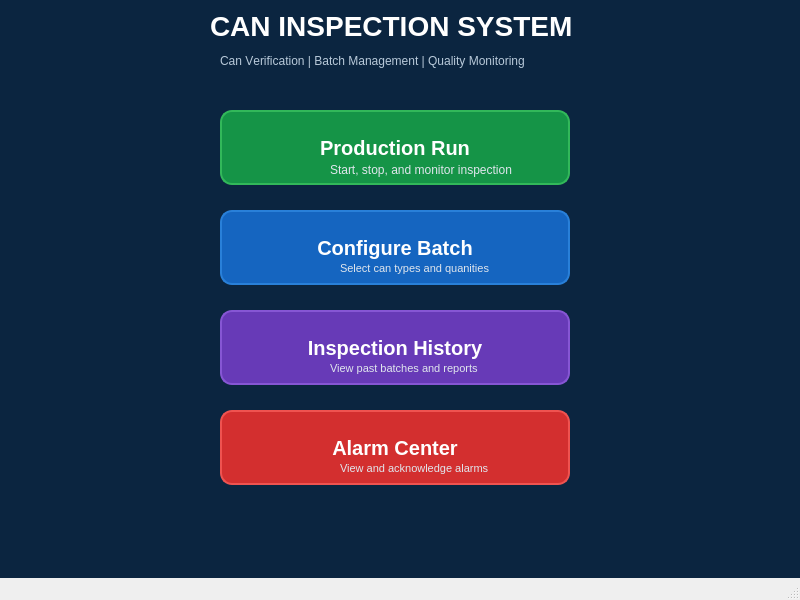
<?xml version="1.0" encoding="UTF-8"?>
<ui version="4.0">
 <class>MainWindow</class>
 <widget class="QMainWindow" name="MainWindow">
  <property name="geometry">
   <rect>
    <x>0</x>
    <y>0</y>
    <width>800</width>
    <height>600</height>
   </rect>
  </property>
  <property name="windowTitle">
   <string>MainWindow</string>
  </property>
  <property name="windowIcon">
   <iconset theme="QIcon::ThemeIcon::MediaPlaybackStart"/>
  </property>
  <property name="styleSheet">
   <string notr="true">QPushButton {
    background-color: #D32F2F;
    color: white;
    border: 2px solid #EF5350;
    border-radius: 12px;
    font-size: 20px;
    font-weight: bold;
}

QPushButton:hover {
    background-color: #EF5350;
}</string>
  </property>
  <widget class="QWidget" name="centralwidget">
   <property name="styleSheet">
    <string notr="true">QWidget#centralwidget {
    background-color: #0B2540;
}</string>
   </property>
   <widget class="QPushButton" name="ProductionRunButton">
    <property name="geometry">
     <rect>
      <x>220</x>
      <y>110</y>
      <width>350</width>
      <height>75</height>
     </rect>
    </property>
    <property name="styleSheet">
     <string notr="true">QPushButton {
    background-color: #159447;
    color: white;
    border: 2px solid #32B85A;
    border-radius: 12px;
    font-size: 20px;
    font-weight: bold;
    padding: 10px;
}

QPushButton:hover {
    background-color: #20B455;
}</string>
    </property>
    <property name="text">
     <string>Production Run</string>
    </property>
    <property name="icon">
     <iconset theme="QIcon::ThemeIcon::MediaPlaybackStart"/>
    </property>
    <property name="iconSize">
     <size>
      <width>48</width>
      <height>48</height>
     </size>
    </property>
   </widget>
   <widget class="QPushButton" name="ConfigureButton">
    <property name="geometry">
     <rect>
      <x>220</x>
      <y>210</y>
      <width>350</width>
      <height>75</height>
     </rect>
    </property>
    <property name="styleSheet">
     <string notr="true">QPushButton {
    background-color: #1565C0;
    color: white;
    border: 2px solid #2980D9;
    border-radius: 12px;
    font-size: 20px;
    font-weight: bold;
}

QPushButton:hover {
    background-color: #2980D9;
}</string>
    </property>
    <property name="text">
     <string>Configure Batch</string>
    </property>
    <property name="icon">
     <iconset theme="QIcon::ThemeIcon::SyncSynchronizing"/>
    </property>
    <property name="iconSize">
     <size>
      <width>40</width>
      <height>40</height>
     </size>
    </property>
   </widget>
   <widget class="QPushButton" name="InspectionButton">
    <property name="geometry">
     <rect>
      <x>220</x>
      <y>310</y>
      <width>350</width>
      <height>75</height>
     </rect>
    </property>
    <property name="styleSheet">
     <string notr="true">QPushButton {
    background-color: #673AB7;
    color: white;
    border: 2px solid #8656D4;
    border-radius: 12px;
    font-size: 20px;
    font-weight: bold;
}

QPushButton:hover {
    background-color: #8656D4;
}</string>
    </property>
    <property name="text">
     <string>Inspection History</string>
    </property>
    <property name="icon">
     <iconset theme="QIcon::ThemeIcon::MailMessageNew"/>
    </property>
    <property name="iconSize">
     <size>
      <width>40</width>
      <height>40</height>
     </size>
    </property>
   </widget>
   <widget class="QPushButton" name="AlarmButton">
    <property name="geometry">
     <rect>
      <x>220</x>
      <y>410</y>
      <width>350</width>
      <height>75</height>
     </rect>
    </property>
    <property name="styleSheet">
     <string notr="true">QPushButton {
    background-color: #D32F2F;
    color: white;
    border: 2px solid #EF5350;
    border-radius: 12px;
    font-size: 20px;
    font-weight: bold;
}

QPushButton:hover {
    background-color: #EF5350;
}</string>
    </property>
    <property name="text">
     <string>Alarm Center</string>
    </property>
    <property name="icon">
     <iconset theme="QIcon::ThemeIcon::AudioVolumeHigh"/>
    </property>
    <property name="iconSize">
     <size>
      <width>40</width>
      <height>40</height>
     </size>
    </property>
   </widget>
   <widget class="QLabel" name="label">
    <property name="geometry">
     <rect>
      <x>210</x>
      <y>10</y>
      <width>471</width>
      <height>31</height>
     </rect>
    </property>
    <property name="styleSheet">
     <string notr="true">QLabel {
    color: white;
    font-size: 28px;
    font-weight: bold;
    background: transparent;
}</string>
    </property>
    <property name="text">
     <string>CAN INSPECTION SYSTEM</string>
    </property>
   </widget>
   <widget class="QLabel" name="label_2">
    <property name="geometry">
     <rect>
      <x>220</x>
      <y>50</y>
      <width>441</width>
      <height>21</height>
     </rect>
    </property>
    <property name="font">
     <font>
      <pointsize>-1</pointsize>
      <bold>false</bold>
      <kerning>false</kerning>
     </font>
    </property>
    <property name="styleSheet">
     <string notr="true">QLabel {
    color: #B8C9D9;
    font-size: 12px;
    font-weight: normal;
    background-color: transparent;
}</string>
    </property>
    <property name="text">
     <string>Can Verification | Batch Management | Quality Monitoring</string>
    </property>
   </widget>
   <widget class="QLabel" name="label_3">
    <property name="geometry">
     <rect>
      <x>330</x>
      <y>160</y>
      <width>281</width>
      <height>20</height>
     </rect>
    </property>
    <property name="styleSheet">
     <string notr="true">QLabel {
    color: #E0E6ED;
    font-size: 12px;
    font-weight: normal;
    background-color: transparent;
    border: none;
}</string>
    </property>
    <property name="text">
     <string>Start, stop, and monitor inspection</string>
    </property>
   </widget>
   <widget class="QLabel" name="label_4">
    <property name="geometry">
     <rect>
      <x>340</x>
      <y>260</y>
      <width>191</width>
      <height>16</height>
     </rect>
    </property>
    <property name="styleSheet">
     <string notr="true">QLabel {
    color: #E0E6ED;
    font-size: 11px;
    font-weight: normal;
    background-color: transparent;
    border: none;
}</string>
    </property>
    <property name="text">
     <string>Select can types and quanities</string>
    </property>
   </widget>
   <widget class="QLabel" name="label_5">
    <property name="geometry">
     <rect>
      <x>330</x>
      <y>360</y>
      <width>191</width>
      <height>16</height>
     </rect>
    </property>
    <property name="styleSheet">
     <string notr="true">QLabel {
    color: #E0E6ED;
    font-size: 11px;
    font-weight: normal;
    background-color: transparent;
    border: none;
}</string>
    </property>
    <property name="text">
     <string>View past batches and reports</string>
    </property>
   </widget>
   <widget class="QLabel" name="label_6">
    <property name="geometry">
     <rect>
      <x>340</x>
      <y>460</y>
      <width>191</width>
      <height>16</height>
     </rect>
    </property>
    <property name="styleSheet">
     <string notr="true">QLabel {
    color: #E0E6ED;
    font-size: 11px;
    font-weight: normal;
    background-color: transparent;
    border: none;
}</string>
    </property>
    <property name="text">
     <string>View and acknowledge alarms</string>
    </property>
   </widget>
  </widget>
  <widget class="QMenuBar" name="menubar">
   <property name="geometry">
    <rect>
     <x>0</x>
     <y>0</y>
     <width>800</width>
     <height>34</height>
    </rect>
   </property>
  </widget>
  <widget class="QStatusBar" name="statusbar"/>
 </widget>
 <resources/>
 <connections/>
</ui>
